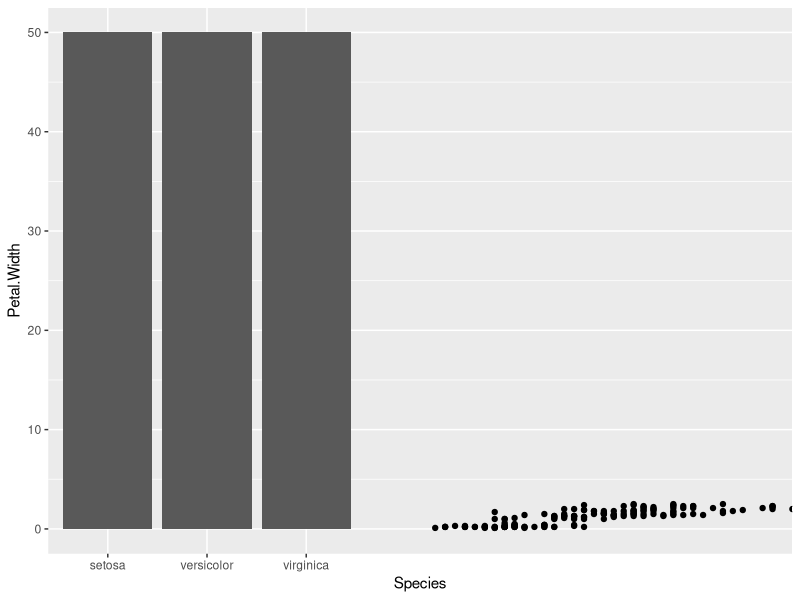

Recreate this plot in R. (Note: this script raises an error after producing the figure.)
## ---- chunk 1
knitr::opts_chunk$set(echo = TRUE,comment = '#>',error=TRUE, results = 'hold', out.width='70%', fig.align = 'center')
## ---- chunk 2
# 請勿更動此 code chunk 程式碼
library(dplyr)
library(ggplot2)

# 上週作業使用到的 titanic data
titanic <- readr::read_delim("titanic-passengers.csv", 
                             delim = ";", 
                             escape_double = FALSE, 
                             trim_ws = TRUE)
# 上週作業 `分組摘要` 的結果
died_summary <- titanic %>% 
  group_by(Sex, Pclass) %>%
  summarise(percent_died = mean(Survived == "No")) %>%
  ungroup()
died_summary 
## ---- chunk 3
# Write your code here
## ---- chunk 4
    ggplot(iris) +
      geom_bar(aes(x = Species)) +
      geom_point(aes(Sepal.Length, Petal.Width))
## ---- chunk 5
# Write your code here

# 請務必印出 data frame
## ---- chunk 6
# Write your code here

# 請務必印出圖片
## ---- chunk 7
# Write your code here

# 請務必印出圖片
## ---- chunk 8
# 請勿更動以下程式碼
presidential <- subset(presidential, start > economics$date[1])

# write your code here
ggplot() + # 建立繪布
  + # 「黨派」區塊上色
  + # 「任期區間」垂直線
  + # 「總統名字」文字標記
  geom_line() +  # 劃出第1.小題的折線圖（為了讓折線置於最上方，因此此行程式碼在各個 geom 的最後面）
  scale_fill_manual(values = c("blue", "red")) # 此行程式碼請勿更動
